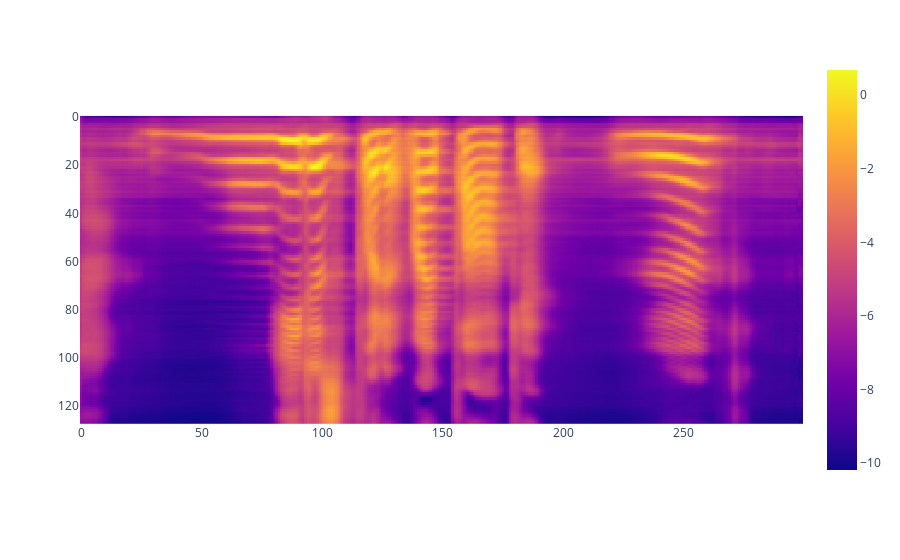

Notebook code cell kept with this figure:
### Code cell
import plotly.express as px
px.imshow(o[10].detach().cpu().numpy().T)

### Figure 1 — Plotly figure (JSON) as saved in the notebook; plotly's stock layout.template omitted (floating-point values rounded to 4 significant figures; data arrays with more than 128 entries replaced by an {"elided": "..."} marker saying what was removed)
{"data": [{"coloraxis": "coloraxis", "hovertemplate": "x: %{x}<br>y: %{y}<br>color: %{z}<extra></extra>", "name": "0", "type": "heatmap", "xaxis": "x", "yaxis": "y", "z": {"elided": "128x300 float values"}}], "layout": {"coloraxis": {"colorscale": [[0, "#0d0887"], [0.1111, "#46039f"], [0.2222, "#7201a8"], [0.3333, "#9c179e"], [0.4444, "#bd3786"], [0.5556, "#d8576b"], [0.6667, "#ed7953"], [0.7778, "#fb9f3a"], [0.8889, "#fdca26"], [1, "#f0f921"]]}, "margin": {"t": 60}, "xaxis": {"anchor": "y", "constrain": "domain", "domain": [0, 1], "scaleanchor": "y"}, "yaxis": {"anchor": "x", "autorange": "reversed", "constrain": "domain", "domain": [0, 1]}}}
